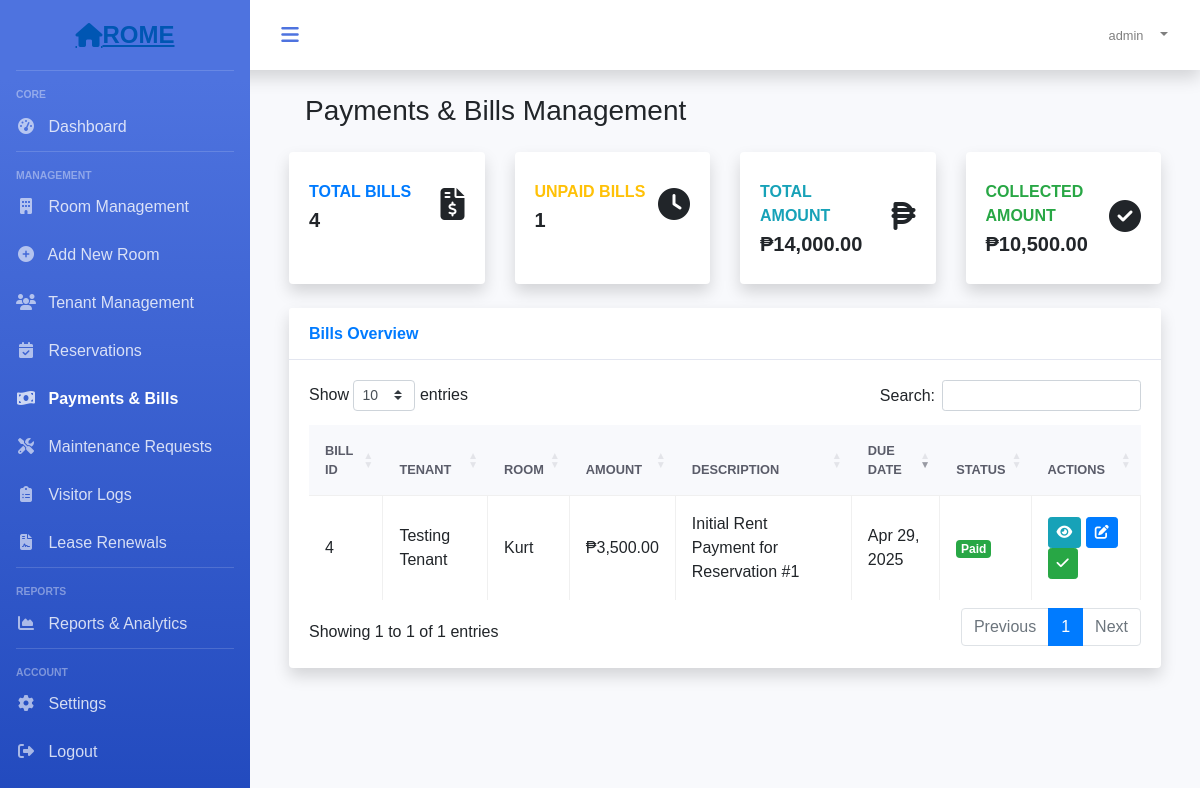
/app/payments.php (signed in), run on the app's committed database.
### tables this page shows
CREATE TABLE `bills` (
  `id` int(10) UNSIGNED NOT NULL,
  `user_id` int(10) UNSIGNED NOT NULL,
  `room_id` int(10) UNSIGNED NOT NULL,
  `amount` decimal(10,2) NOT NULL,
  `description` varchar(255) NOT NULL,
  `due_date` date NOT NULL,
  `status` enum('paid','unpaid','overdue') NOT NULL DEFAULT 'unpaid',
  `created_at` timestamp NULL DEFAULT current_timestamp(),
  `updated_at` timestamp NULL DEFAULT current_timestamp()
);

CREATE TABLE `users` (
  `id` int(10) UNSIGNED NOT NULL,
  `fullname` varchar(191) NOT NULL,
  `mobile` varchar(191) NOT NULL,
  `username` varchar(191) NOT NULL,
  `email` varchar(191) NOT NULL,
  `address` varchar(255) DEFAULT NULL,
  `image` varchar(255) DEFAULT NULL,
  `password` varchar(191) NOT NULL,
  `created_at` timestamp NULL DEFAULT current_timestamp(),
  `updated_at` timestamp NULL DEFAULT current_timestamp(),
  `role` varchar(100) DEFAULT 'user',
  `status` int(1) NOT NULL DEFAULT 1
);

CREATE TABLE `room_rental_registrations` (
  `id` int(10) UNSIGNED NOT NULL,
  `fullname` varchar(191) NOT NULL,
  `mobile` varchar(191) NOT NULL,
  `alternat_mobile` varchar(191) NOT NULL,
  `email` varchar(191) NOT NULL,
  `country` varchar(191) NOT NULL,
  `state` varchar(191) NOT NULL,
  `city` varchar(191) NOT NULL,
  `landmark` varchar(191) NOT NULL,
  `rent` varchar(191) NOT NULL,
  `sale` varchar(190) DEFAULT NULL,
  `deposit` varchar(191) NOT NULL,
  `plot_number` varchar(191) NOT NULL,
  `rooms` varchar(100) DEFAULT NULL,
  `address` varchar(191) NOT NULL,
  `accommodation` varchar(191) NOT NULL,
  `description` varchar(191) NOT NULL,
  `image` longtext DEFAULT NULL,
  `open_for_sharing` varchar(191) DEFAULT NULL,
  `other` varchar(191) DEFAULT NULL,
  `vacant` int(1) NOT NULL DEFAULT 1,
  `created_at` timestamp NULL DEFAULT current_timestamp(),
  `updated_at` timestamp NULL DEFAULT current_timestamp(),
  `user_id` int(10) DEFAULT NULL
);

### app/payments.php (the view, shortened to what this page needs)
<?php
require_once('../includes/functions.php');
$stmt = $connect->prepare("
    SELECT b.*, u.fullname as tenant_name, rrr.fullname as room_name
    FROM bills b
    JOIN users u ON b.user_id = u.id
    JOIN room_rental_registrations rrr ON b.room_id = rrr.id
    ORDER BY b.due_date DESC
");
$stmt->execute();
$bills = $stmt->fetchAll(PDO::FETCH_ASSOC);
$stmt = $connect->prepare("
    SELECT
        COUNT(*) as total_bills,
        SUM(CASE WHEN status = 'paid' THEN 1 ELSE 0 END) as paid_bills,
        SUM(CASE WHEN status = 'unpaid' THEN 1 ELSE 0 END) as unpaid_bills,
        SUM(CASE WHEN status = 'overdue' THEN 1 ELSE 0 END) as overdue_bills,
        SUM(amount) as total_amount,
        SUM(CASE WHEN status = 'paid' THEN amount ELSE 0 END) as collected_amount
    FROM bills
");
$stmt->execute();
$stats = $stmt->fetch(PDO::FETCH_ASSOC);
?>
<!DOCTYPE html>
<html lang="en">
<head>
    <link rel="stylesheet" href="https://stackpath.bootstrapcdn.com/bootstrap/4.5.2/css/bootstrap.min.css">
    <link rel="stylesheet" href="https://cdnjs.cloudflare.com/ajax/libs/font-awesome/5.15.3/css/all.min.css">
    <link rel="stylesheet" href="https://cdnjs.cloudflare.com/ajax/libs/font-awesome/6.5.1/css/all.min.css">
    <link rel="stylesheet" href="https://cdn.datatables.net/1.10.22/css/dataTables.bootstrap4.min.css">
    <link rel="stylesheet" href="https://cdn.jsdelivr.net/npm/sweetalert2@11/dist/sweetalert2.min.css">
</head>
<body>
    <div id="wrapper">
        <?php include('../auth/includes/sidebar.php'); ?>
        <div id="content-wrapper">
            <div id="content">
                <nav class="navbar navbar-expand navbar-light bg-white topbar mb-4 static-top shadow">
                    <button id="sidebarToggleBtn" class="btn btn-link rounded-circle mr-3">
                        <i class="fa fa-bars"></i>
                    </button>
                    <ul class="navbar-nav ml-auto">
                        <li class="nav-item dropdown no-arrow">
                            <a class="nav-link dropdown-toggle" href="#" id="userDropdown" role="button" data-toggle="dropdown" aria-haspopup="true" aria-expanded="false">
                                <span class="mr-2 d-none d-lg-inline text-gray-600 small"><?php echo $_SESSION['username']; ?></span>
                            </a>
                        </li>
                    </ul>
                </nav>
                <div class="container-fluid">
                    <div class="d-sm-flex align-items-center justify-content-between mb-4">
                        <h1 class="h3 mb-0 text-gray-800">Payments & Bills Management</h1>
                    </div>
                    <div class="row">
                        <div class="col-xl-3 col-md-6 mb-4">
                            <div class="card border-left-primary shadow h-100 py-2">
                                <div class="card-body">
                                    <div class="row no-gutters align-items-center">
                                        <div class="col mr-2">
                                            <div class="text-xs font-weight-bold text-primary text-uppercase mb-1">Total Bills</div>
                                            <div class="h5 mb-0 font-weight-bold text-gray-800"><?php echo $stats['total_bills']; ?></div>
                                        </div>
                                        <div class="col-auto">
                                            <i class="fas fa-file-invoice-dollar fa-2x text-gray-300"></i>
                                        </div>
                                    </div>
                                </div>
                            </div>
                        </div>
                        <div class="col-xl-3 col-md-6 mb-4">
                            <div class="card border-left-warning shadow h-100 py-2">
                                <div class="card-body">
                                    <div class="row no-gutters align-items-center">
                                        <div class="col mr-2">
                                            <div class="text-xs font-weight-bold text-warning text-uppercase mb-1">Unpaid Bills</div>
                                            <div class="h5 mb-0 font-weight-bold text-gray-800"><?php echo $stats['unpaid_bills']; ?></div>
                                        </div>
                                        <div class="col-auto">
                                            <i class="fas fa-clock fa-2x text-gray-300"></i>
                                        </div>
                                    </div>
                                </div>
                            </div>
                        </div>
                        <div class="col-xl-3 col-md-6 mb-4">
                            <div class="card border-left-info shadow h-100 py-2">
                                <div class="card-body">
                                    <div class="row no-gutters align-items-center">
                                        <div class="col mr-2">
                                            <div class="text-xs font-weight-bold text-info text-uppercase mb-1">Total Amount</div>
                                            <div class="h5 mb-0 font-weight-bold text-gray-800">₱<?php echo number_format($stats['total_amount'], 2); ?></div>
                                        </div>
                                        <div class="col-auto">
                                            <i class="fas fa-peso-sign fa-2x text-gray-300"></i>
                                        </div>
                                    </div>
                                </div>
                            </div>
                        </div>
                        <div class="col-xl-3 col-md-6 mb-4">
                            <div class="card border-left-success shadow h-100 py-2">
                                <div class="card-body">
                                    <div class="row no-gutters align-items-center">
                                        <div class="col mr-2">
                                            <div class="text-xs font-weight-bold text-success text-uppercase mb-1">Collected Amount</div>
                                            <div class="h5 mb-0 font-weight-bold text-gray-800">₱<?php echo number_format($stats['collected_amount'], 2); ?></div>
                                        </div>
                                        <div class="col-auto">
                                            <i class="fas fa-check-circle fa-2x text-gray-300"></i>
                                        </div>
                                    </div>
                                </div>
                            </div>
                        </div>
                    </div>
                    <div class="card shadow mb-4">
                        <div class="card-header py-3">
                            <h6 class="m-0 font-weight-bold text-primary">Bills Overview</h6>
                        </div>
                        <div class="card-body">
                            <div class="table-responsive">
                                <table class="table table-bordered" id="billsTable" width="100%" cellspacing="0">
                                    <thead>
                                        <tr>
                                            <th>Bill ID</th>
                                            <th>Tenant</th>
                                            <th>Room</th>
                                            <th>Amount</th>
                                            <th>Description</th>
                                            <th>Due Date</th>
                                            <th>Status</th>
                                            <th>Actions</th>
                                        </tr>
                                    </thead>
                                    <tbody>
                                        <?php foreach ($bills as $bill): ?>
                                        <tr>
                                            <td><?php echo $bill['id']; ?></td>
                                            <td><?php echo htmlspecialchars($bill['tenant_name']); ?></td>
                                            <td><?php echo htmlspecialchars($bill['room_name']); ?></td>
                                            <td>₱<?php echo number_format($bill['amount'], 2); ?></td>
                                            <td><?php echo htmlspecialchars($bill['description']); ?></td>
                                            <td><?php echo date('M d, Y', strtotime($bill['due_date'])); ?></td>
                                            <td>
                                                <?php
                                                $status_class = '';
                                                switch($bill['status']) {
                                                    case 'paid':
                                                        $status_class = 'success';
                                                        break;
                                                }
                                                ?>
                                                <span class="badge badge-<?php echo $status_class; ?>">
                                                    <?php echo ucfirst($bill['status']); ?>
                                                </span>
                                            </td>
                                            <td>
                                                <button class="btn btn-sm btn-info view-bill" data-id="<?php echo $bill['id']; ?>">
                                                    <i class="fas fa-eye"></i>
                                                </button>
                                                <button class="btn btn-sm btn-primary edit-bill" data-id="<?php echo $bill['id']; ?>">
                                                    <i class="fas fa-edit"></i>
                                                </button>
                                                <button class="btn btn-sm btn-success mark-paid" data-id="<?php echo $bill['id']; ?>">
                                                    <i class="fas fa-check"></i>
                                                </button>
                                            </td>
                                        </tr>
                                        <?php endforeach; ?>
                                    </tbody>
                                </table>
                            </div>
                        </div>
                    </div>
                </div>
            </div>
        </div>
    </div>
</body>
</html>

### data on the page
bills: id "4", user.fullname "Testing Tenant", room_rental_registrations.fullname "Kurt", amount "3,500.00", description "Initial Rent Payment for Reservation #1", due_date "Apr 29, 2025", status "Paid"

### other printed values
$_SESSION['username'] "admin"
$stats['total_bills'] "4"
$stats['unpaid_bills'] "1"
$stats['total_amount'] "14,000.00"
$stats['collected_amount'] "10,500.00"
